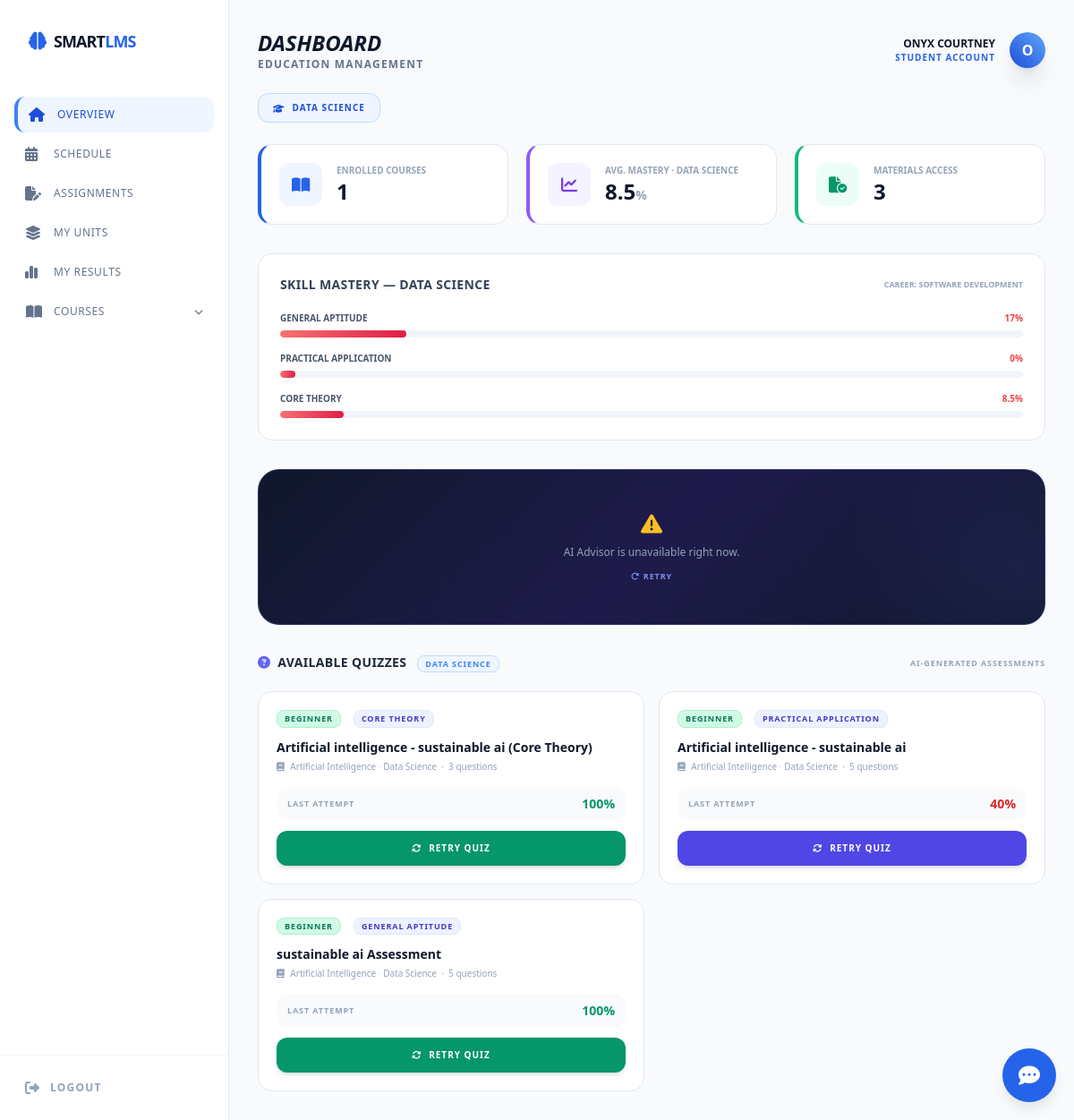
The app's page /student_dashboard.php (signed in) with its own data.
### tables this page shows
CREATE TABLE `courses` (
  `id` int(11) NOT NULL,
  `title` varchar(255) NOT NULL,
  `description` text DEFAULT NULL,
  `lecturer_id` int(11) DEFAULT NULL,
  `skill_category` varchar(100) DEFAULT NULL
);

CREATE TABLE `users` (
  `id` int(11) NOT NULL,
  `full_name` varchar(100) NOT NULL,
  `email` varchar(100) NOT NULL,
  `password` varchar(255) NOT NULL,
  `role` enum('student','lecturer','admin') NOT NULL,
  `course_id` int(11) DEFAULT NULL,
  `career_path` varchar(100) DEFAULT 'General Software Engineering',
  `created_at` timestamp NOT NULL DEFAULT current_timestamp()
);

CREATE TABLE `quizzes` (
  `id` int(11) NOT NULL,
  `course_id` int(11) DEFAULT NULL,
  `unit_id` int(11) DEFAULT NULL,
  `title` varchar(255) NOT NULL,
  `difficulty` enum('beginner','intermediate','advanced') DEFAULT 'beginner',
  `is_active` tinyint(1) DEFAULT 0,
  `skill_name` varchar(100) DEFAULT NULL,
  `topic` varchar(255) DEFAULT NULL,
  `created_by` int(11) DEFAULT NULL,
  `created_at` timestamp NOT NULL DEFAULT current_timestamp()
);

CREATE TABLE `course_units` (
  `id` int(11) NOT NULL,
  `course_id` int(11) NOT NULL,
  `title` varchar(255) NOT NULL,
  `unit_code` varchar(50) DEFAULT NULL,
  `description` text DEFAULT NULL,
  `lecturer_id` int(11) DEFAULT NULL COMMENT 'Lecturer who teaches this unit',
  `created_at` timestamp NOT NULL DEFAULT current_timestamp()
);

### student_dashboard.php (the view, shortened to what the rows shown need)
<?php
$user_id = $_SESSION['user_id'] ?? 0;
$enrolled_query = mysqli_query($conn, "SELECT courses.* FROM courses
    JOIN enrollments ON courses.id = enrollments.course_id
    WHERE enrollments.student_id = '$user_id'");
$enrolledCount = mysqli_num_rows($enrolled_query);
$enrolled_ids_res = mysqli_query($conn, "SELECT course_id FROM enrollments WHERE student_id = '$user_id'");
$enrolled_ids = [];
while ($r = mysqli_fetch_assoc($enrolled_ids_res)) $enrolled_ids[] = intval($r['course_id']);
$view_course_id = intval($_GET['course_id'] ?? ($enrolled_ids[0] ?? 0));
$view_course_row = $view_course_id
    ? mysqli_fetch_assoc(mysqli_query($conn, "SELECT title FROM courses WHERE id = $view_course_id"))
    : null;
$view_course_name = $view_course_row['title'] ?? 'All Courses';
include_once __DIR__ . '/recalculate_mastery.php';
$masteryData  = [];
$skillMastery = [];
if ($view_course_id) {
    $rfm_res = mysqli_query($conn,
        "SELECT r.score, r.attempt_no, q.id AS quiz_id, q.skill_name, q.title
         FROM results r
         JOIN quizzes q ON q.id = r.quiz_id
         WHERE r.student_id = $user_id AND q.course_id = $view_course_id
         ORDER BY r.created_at ASC, r.id ASC"
    );
    while ($row = mysqli_fetch_assoc($rfm_res)) {
        $skill   = !empty($row['skill_name'])
                   ? $row['skill_name']
                   : infer_skill_name(['id' => $row['quiz_id'], 'skill_name' => '', 'title' => $row['title']]);
        $current = $skillMastery[$skill] ?? 0.0;
        $score   = floatval($row['score']);
        $att     = max(1, intval($row['attempt_no'] ?? 1));
        if ($score >= 80)                $delta = 8.5;
        elseif ($score >= 50 && $att < 3) $delta = 3.2;
        else                              $delta = -5.0;
        $skillMastery[$skill] = max(0.0, min(100.0, $current + $delta));
    }
    foreach ($skillMastery as $skill => $level) {
        $masteryData[] = ['skill_name' => $skill, 'mastery_level' => round($level, 1)];
    }
} else {
    $mastery_query = mysqli_query($conn,
        "SELECT skill_name, MAX(mastery_level) AS mastery_level
         FROM student_mastery WHERE student_id = '$user_id' GROUP BY skill_name"
    );
    while ($m = mysqli_fetch_assoc($mastery_query)) $masteryData[] = $m;
}
$avgMastery = count($masteryData) > 0
    ? round(array_sum(array_column($masteryData, 'mastery_level')) / count($masteryData), 1)
    : 0;
$studentInfo = mysqli_fetch_assoc(mysqli_query($conn, "SELECT career_path FROM users WHERE id = '$user_id'"));
$careerPath  = $studentInfo['career_path'] ?? 'General';
?>
<!DOCTYPE html>
<html lang="en">
<head>
    <script src="https://cdn.tailwindcss.com"></script>
    <link rel="stylesheet" href="https://cdnjs.cloudflare.com/ajax/libs/font-awesome/6.4.0/css/all.min.css">
</head>
<body class="bg-slate-50 text-slate-800 font-sans min-h-screen flex">
    <main class="flex-1 p-8 overflow-y-auto">
        <header class="flex justify-between items-center mb-6">
            <div>
                <h1 id="page-title" class="text-2xl font-black text-slate-900 uppercase italic">Dashboard</h1>
            </div>
        </header>
        <?php if ($enrolledCount > 1): ?>
        <div class="flex items-center space-x-2 mb-8 overflow-x-auto pb-1">
            <span class="text-[9px] font-black uppercase text-slate-400 tracking-widest flex-shrink-0 mr-2">
                <i class="fa-solid fa-filter mr-1"></i>Viewing:
            </span>
            <?php
            mysqli_data_seek($enrolled_query, 0);
            while ($tc = mysqli_fetch_assoc($enrolled_query)):
                $isActive = intval($tc['id']) === $view_course_id;
            ?>
            <a href="?course_id=<?php echo $tc['id']; ?>"
               class="flex-shrink-0 px-4 py-2 rounded-xl text-[10px] font-black uppercase tracking-widest transition-all
                      <?php echo $isActive
                          ? 'bg-blue-600 text-white shadow-lg shadow-blue-100'
                          : 'bg-white border border-slate-200 text-slate-500 hover:border-blue-400 hover:text-blue-600'; ?>">
                <i class="fa-solid fa-graduation-cap mr-1"></i><?php echo htmlspecialchars($tc['title']); ?>
            </a>
            <?php endwhile; ?>
        </div>
        <?php else: ?>
        <?php if ($view_course_name): ?>
        <div class="mb-6">
            <span class="inline-flex items-center px-4 py-2 bg-blue-50 border border-blue-200 rounded-xl text-[10px] font-black uppercase text-blue-700 tracking-widest">
                <i class="fa-solid fa-graduation-cap mr-2"></i><?php echo htmlspecialchars($view_course_name); ?>
            </span>
        </div>
        <?php endif; ?>
        <?php endif; ?>
        <div id="view-overview" class="view-section active">
            <div class="grid grid-cols-1 sm:grid-cols-3 gap-5 mb-8">
                <div class="dashboard-card p-5 rounded-2xl border-l-4 border-l-violet-500 flex items-center space-x-4">
                    <div>
                        <p class="text-[10px] font-black text-slate-400 uppercase">Avg. Mastery <?php echo $view_course_id ? '· ' . htmlspecialchars($view_course_name) : ''; ?></p>
                        <h3 class="text-2xl font-black text-slate-900"><?php echo $avgMastery; ?><span class="text-sm text-slate-400">%</span></h3>
                    </div>
                </div>
            </div>
            <?php if (!empty($masteryData)): ?>
            <div class="dashboard-card p-6 rounded-2xl mb-8">
                <div class="flex items-center justify-between mb-5">
                    <h4 class="font-black text-sm uppercase text-slate-700 tracking-wide">
                        Skill Mastery &mdash; <?php echo htmlspecialchars($view_course_name); ?>
                    </h4>
                    <span class="text-[9px] font-black uppercase text-slate-400">Career: <?php echo htmlspecialchars($careerPath); ?></span>
                </div>
                <div class="space-y-4">
                    <?php foreach ($masteryData as $skill):
                        $level     = floatval($skill['mastery_level']);
                        $display   = max(2, min(100, $level));
                        $colorGrad = $level >= 70 ? 'linear-gradient(90deg,#34d399,#059669)' : ($level >= 40 ? 'linear-gradient(90deg,#60a5fa,#6366f1)' : 'linear-gradient(90deg,#f87171,#e11d48)');
                        $labelColor = $level >= 70 ? 'text-emerald-600' : ($level >= 40 ? 'text-blue-600' : 'text-red-500');
                    ?>
                    <div>
                        <div class="flex justify-between mb-1.5">
                            <span class="text-[10px] font-bold uppercase text-slate-600"><?php echo htmlspecialchars($skill['skill_name']); ?></span>
                            <span class="text-[10px] font-black <?php echo $labelColor; ?>"><?php echo $level; ?>%</span>
                        </div>
                        <div class="h-2 bg-slate-100 rounded-full overflow-hidden">
                            <div class="mastery-fill"
                                 style="background:<?php echo $colorGrad; ?>; width:0%"
                                 data-target="<?php echo $display; ?>"></div>
                        </div>
                    </div>
                    <?php endforeach; ?>
                </div>
            </div>
            <?php endif; ?>
            <?php
            $quiz_query = null;
            if (!empty($enrolled_ids)) {
                $unit_scope_sql = $view_course_id
                    ? "SELECT unit_id FROM unit_registrations ur
                       JOIN course_units cu ON cu.id = ur.unit_id
                       WHERE ur.student_id = $user_id AND cu.course_id = $view_course_id"
                    : "SELECT unit_id FROM unit_registrations WHERE student_id = $user_id";
                $reg_unit_ids_res = mysqli_query($conn, $unit_scope_sql);
                $reg_unit_ids = [];
                while ($ruid = mysqli_fetch_assoc($reg_unit_ids_res)) $reg_unit_ids[] = intval($ruid['unit_id']);
                $unit_ids_sql = !empty($reg_unit_ids) ? implode(',', $reg_unit_ids) : '0';
                $course_scope_sql = $view_course_id ? "$view_course_id" : implode(',', $enrolled_ids);
                $quiz_query = mysqli_query($conn,
                    "SELECT q.id, q.title, q.difficulty, q.skill_name, q.unit_id,
                            c.title as course_title, cu.title AS unit_title, cu.unit_code,
                            COUNT(DISTINCT qu.id) as question_count,
                            (SELECT COUNT(*) FROM results r2 WHERE r2.quiz_id = q.id AND r2.student_id = $user_id) as my_attempts,
                            (SELECT r3.score FROM results r3 WHERE r3.quiz_id = q.id AND r3.student_id = $user_id ORDER BY r3.id DESC LIMIT 1) as last_score,
                            (SELECT r4.action_taken FROM results r4 WHERE r4.quiz_id = q.id AND r4.student_id = $user_id ORDER BY r4.id DESC LIMIT 1) as last_action
                     FROM quizzes q
                     JOIN courses c ON c.id = q.course_id
                     LEFT JOIN course_units cu ON cu.id = q.unit_id
                     LEFT JOIN questions qu ON qu.quiz_id = q.id
                     WHERE q.is_active = 1
                       AND (
                             (q.unit_id IS NOT NULL AND q.unit_id IN ($unit_ids_sql))
                             OR (q.unit_id IS NULL AND q.course_id IN ($course_scope_sql))
                           )
                     GROUP BY q.id
                     ORDER BY q.created_at DESC"
                );
            }
            $has_quizzes = $quiz_query && mysqli_num_rows($quiz_query) > 0;
            ?>
            <div class="mt-8">
                <div class="flex items-center justify-between mb-5">
                    <h4 class="font-black text-slate-800 text-sm uppercase tracking-wide">
                        <i class="fa-solid fa-circle-question text-indigo-500 mr-2"></i>Available Quizzes
                        <?php if ($view_course_name): ?>
                        <span class="ml-2 text-[9px] font-black uppercase text-blue-500 bg-blue-50 border border-blue-200 px-2 py-0.5 rounded-lg tracking-widest"><?php echo htmlspecialchars($view_course_name); ?></span>
                        <?php endif; ?>
                    </h4>
                </div>
                <?php if ($has_quizzes): ?>
                <div class="grid grid-cols-1 md:grid-cols-2 gap-4">
                    <?php
                    $diffBadgeQ = [
                        'beginner'     => 'bg-emerald-100 text-emerald-700 border-emerald-200',
                        'intermediate' => 'bg-amber-100 text-amber-700 border-amber-200',
                        'advanced'     => 'bg-rose-100 text-rose-700 border-rose-200',
                    ];
                    while ($qz = mysqli_fetch_assoc($quiz_query)):
                        $myAttempts = intval($qz['my_attempts']);
                        $lastScore  = $qz['last_score'];
                        $lastAction = $qz['last_action'];
                        $btnLabel   = $myAttempts > 0 ? 'Retry Quiz' : 'Take Quiz';
                        $btnIcon    = $myAttempts > 0 ? 'fa-rotate' : 'fa-play';
                        $btnColor   = $lastAction === 'advance'
                                      ? 'bg-emerald-600 hover:bg-emerald-700'
                                      : 'bg-indigo-600 hover:bg-indigo-700';
                        $dBadge = $diffBadgeQ[$qz['difficulty']] ?? 'bg-slate-100 text-slate-600 border-slate-200';
                    ?>
                    <div class="dashboard-card p-5 rounded-2xl">
                        <div class="flex items-center space-x-2 mb-3 flex-wrap gap-1.5">
                            <span class="<?php echo $dBadge; ?> border text-[9px] font-black uppercase px-2 py-0.5 rounded-lg tracking-widest">
                                <?php echo ucfirst($qz['difficulty']); ?>
                            </span>
                            <?php if ($qz['skill_name']): ?>
                            <span class="bg-indigo-50 text-indigo-700 border border-indigo-100 text-[9px] font-black uppercase px-2 py-0.5 rounded-lg tracking-widest">
                                <?php echo htmlspecialchars($qz['skill_name']); ?>
                            </span>
                            <?php endif; ?>
                        </div>
                        <h5 class="font-extrabold text-slate-900 text-sm mb-1"><?php echo htmlspecialchars($qz['title']); ?></h5>
                        <p class="text-slate-400 text-[10px] mb-4">
                            <i class="fa-solid fa-book mr-1"></i>
                            <?php if ($qz['unit_title']): ?>
                            <?php echo htmlspecialchars($qz['unit_title']); ?>
                            <span class="text-slate-300">·</span> <?php echo htmlspecialchars($qz['course_title']); ?>
                            <?php else: ?>
                            <?php echo htmlspecialchars($qz['course_title']); ?>
                            <?php endif; ?>
                            &nbsp;·&nbsp; <?php echo intval($qz['question_count']); ?> questions
                        </p>
                        <?php if ($myAttempts > 0 && $lastScore !== null): ?>
                        <div class="flex items-center justify-between mb-3 bg-slate-50 rounded-xl px-3 py-2">
                            <span class="text-[9px] font-black uppercase text-slate-400 tracking-widest">Last attempt</span>
                            <span class="font-black text-sm <?php echo intval($lastScore)>=80?'text-emerald-600':(intval($lastScore)>=50?'text-amber-600':'text-red-600'); ?>">
                                <?php echo intval($lastScore); ?>%
                            </span>
                        </div>
                        <?php endif; ?>
                        <a href="student_quiz.php?quiz_id=<?php echo $qz['id']; ?>"
                           class="block text-center py-3 <?php echo $btnColor; ?> text-white font-black text-[10px] uppercase tracking-widest rounded-xl shadow-md transition-all active:scale-95">
                            <i class="fa-solid <?php echo $btnIcon; ?> mr-2"></i><?php echo $btnLabel; ?>
                        </a>
                    </div>
                    <?php endwhile; ?>
                </div>
                <?php endif; ?>
            </div>
        </div>
</body>
</html>

### records on screen
courses: title "DATA SCIENCE"
users: career_path "SOFTWARE DEVELOPMENT"
quizzes: difficulty "BEGINNER", skill_name "CORE THEORY", title "Artificial intelligence - sustainable ai (Core Theory)", course_units.title "Artificial Intelligence", course.title "Data Science", question_count "3", lastScore "100", btnLabel "RETRY QUIZ"
quizzes: difficulty "BEGINNER", skill_name "PRACTICAL APPLICATION", title "Artificial intelligence - sustainable ai", course_units.title "Artificial Intelligence", course.title "Data Science", question_count "5", lastScore "40", btnLabel "RETRY QUIZ"
quizzes: difficulty "BEGINNER", skill_name "GENERAL APTITUDE", title "sustainable ai Assessment", course_units.title "Artificial Intelligence", course.title "Data Science", question_count "5", lastScore "100", btnLabel "RETRY QUIZ"

### other values on screen
$_SESSION['user_name'] "ONYX COURTNEY"
substr($_SESSION['user_name'], 0, 1) "O"
$enrolledCount "1"
$avgMastery "8.5"
$totalMaterials "3"
$skill['skill_name'] "GENERAL APTITUDE"
$level "17"
$skill['skill_name'] "PRACTICAL APPLICATION"
$level "0"
$skill['skill_name'] "CORE THEORY"
$level "8.5"
